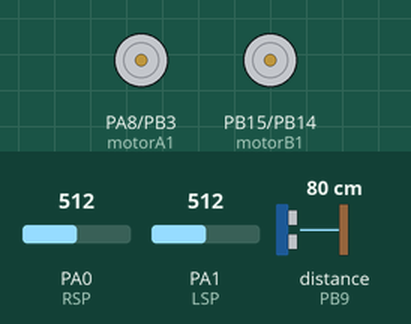
Bench run of a sketch on a simulated STM32 Blue Pill. Parts: motor-driver pin pairs drawn as motors (green arrow = first pin HIGH = forward, orange = second pin HIGH = backward, longer = more drive). Wiring (inferred from the names in the program): ultrasonic range finder: trigger PA10; echo PB9. The test bench sets the inputs (shaded band); at power-on: distance to the obstacle (sensor on PB9) 80 cm, PA0 (RSP) = 512, PA1 (LSP) = 512. The echo pulse lasts 58.3 µs per cm.

Above: at 1.2 s.
1.3 s: distance to the obstacle (sensor on PB9) set to 17 cm
2.8 s: distance to the obstacle (sensor on PB9) set to 14 cm
At 5.6 s:
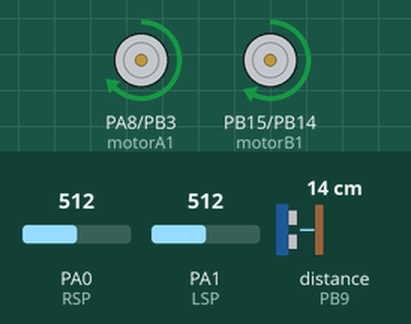
5.8 s: distance to the obstacle (sensor on PB9) set to 18 cm
At 7.3 s:
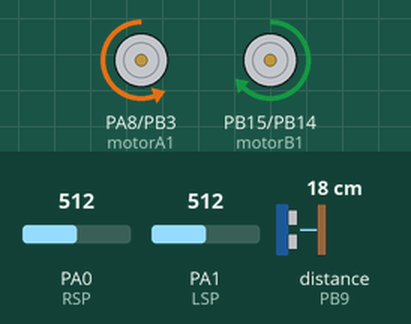
8.5 s: PA0 (RSP) set to 53
10.0 s: PA0 (RSP) set to 45
At 10.9 s:
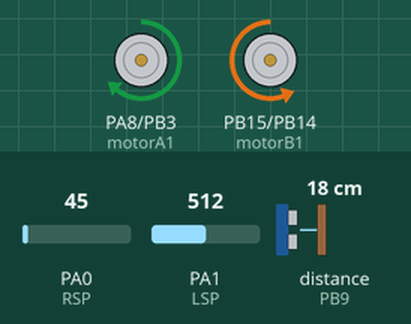
11.5 s: PA1 (LSP) set to 53
13.0 s: PA1 (LSP) set to 47
At 14.4 s:
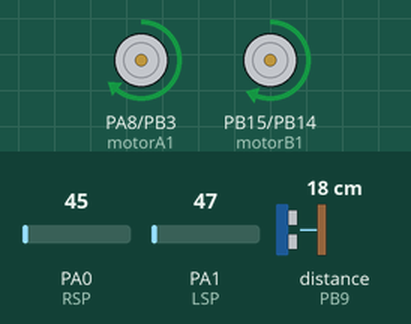
Timing chart, 0 to 15.5 s (numbered marks = the images above; inputs shaded):
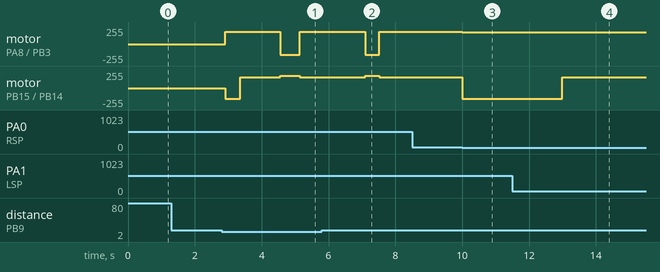

The sketch:

5482526_assignment_4.ino
```cpp
/**
* Student name: Ariel Potolski Eilat
* Student number: 5482526
*
*/

// Motor pins
const uint32_t motorA1 = PA8; //move front
const uint32_t motorA2 = PB3; //move back
const uint32_t motorB1 = PB15; //move front
const uint32_t motorB2 = PB14; //move back

// infrared sensor pins (orientation by looking from the back)
const uint32_t RSP = PA0; // sensor on the same side as motorA
const uint32_t LSP = PA1; // sensor on the same side as motorB

// Ultrasonic sensor pins
const uint32_t EPF = PB9; // echoPin front sensor
const uint32_t TPF = PA10; // trigPin front sensor

//Gobal variables
uint32_t distanceFront; // distance from front sensor to the object
uint32_t durationFront;  // How long does it take from the time the sensor emits the wave to the time it receives the wave back

// threashold between white and black (less or equal is white, more is black)
const uint32_t thre = 50;

void setup() {
  pinMode(motorA1, OUTPUT);
  pinMode(motorA2, OUTPUT);
  pinMode(motorB1, OUTPUT);
  pinMode(motorB2, OUTPUT);
  pinMode(RSP, INPUT);
  pinMode(LSP, INPUT);
  pinMode(EPF, INPUT);
  pinMode(TPF, OUTPUT);
}

void loop() {
  digitalWrite(TPF, LOW); // clear the front ultrasonic sensor trigPin
  // trigger the front ultrasonic sensor
  delayMicroseconds(10);
  digitalWrite(TPF, HIGH);
  delayMicroseconds(10);
  digitalWrite(TPF, LOW);

  durationFront = pulseIn(EPF, HIGH);  // time passed between emitting and receiving the pulse
  distanceFront = durationFront * 0.034 / 2;  // equation to calculate the distance to the object

  int LSA = analogRead(LSP);  // read the values received by the left sensor
  int RSA = analogRead(RSP);  // read the values received by the right sensor

  if (distanceFront < 15) {  // then robot needs to avoid the object
    goAround();
  }

  if (LSA <= thre && RSA <= thre) {  // both are on white
    // straight
    analogWrite(motorA1, 180);
    analogWrite(motorA2, 0);
    analogWrite(motorB1, 160);
    analogWrite(motorB2, 0);
    delayMicroseconds(2);
  } else if (LSA > thre && RSA <= thre) { // left sensor is on the line
    // adjust to the left
    analogWrite(motorA1, 180);
    analogWrite(motorA2, 0);
    analogWrite(motorB1, 0);
    analogWrite(motorB2, 160);
    delayMicroseconds(2);
  } else if (RSA > thre && LSA <= thre) { // right sensor is on the line
    //adjust to the right
    analogWrite(motorA1, 0);
    analogWrite(motorA2, 165);
    analogWrite(motorB1, 170);
    analogWrite(motorB2, 0);
    delayMicroseconds(2);
  }
}

/**
* Function that handles the object avoidance, once the object is detected.
*/
void goAround() {
  stop();
  delay(100);

  turnLeft();
  delay(450);

  goStraight();
  delay(1200);

  turnRight();
  delay(590);

  goStraight();
  delay(1950);

  turnRight();
  delay(420);

  goStraight();
  delay(300);
}

void turnLeft() {
  analogWrite(motorA1, 185);
  analogWrite(motorA2, 0);
  analogWrite(motorB1, 0);
  analogWrite(motorB2, 160);
}

void goStraight() {
  analogWrite(motorA1, 185);
  analogWrite(motorA2, 0);
  analogWrite(motorB1, 165);
  analogWrite(motorB2, 0);
}

void turnRight() {
  analogWrite(motorA1, 0);
  analogWrite(motorA2, 160);
  analogWrite(motorB1, 185);
  analogWrite(motorB2, 0);
}

void stop() {
  analogWrite(motorA1, 0);
  analogWrite(motorA2, 0);
  analogWrite(motorB1, 0);
  analogWrite(motorB2, 0);
}
```

Measured:
- the behaviour switches between 16 and 15 cm on distance to the obstacle (sensor on PB9) (found by bisection; images 0 and 1)
- the behaviour switches between 51 and 50 on PA0 (RSP) (found by bisection; images 2 and 3)
- the behaviour switches between 51 and 50 on PA1 (LSP) (found by bisection; images 3 and 4)
- after the input at 1.3 s, every drawn part: stays the same
- after the input at 2.8 s, motor on PA8 (motorA1) / PB3 (motorA2): stopped → forward 185/255 after 0.10 s, → backward 160/255 1.7 s later, → forward 185/255 0.59 s later; motor on PB15 (motorB1) / PB14 (motorB2): stopped → backward 160/255 after 0.10 s, → forward 165/255 0.45 s later, → forward 185/255 1.2 s later, → forward 165/255 0.59 s later
- after the input at 5.8 s, motor on PA8 (motorA1) / PB3 (motorA2): goes on until 7.5 s, then stays forward 185/255; motor on PB15 (motorB1) / PB14 (motorB2): goes on until 7.5 s, then stays forward 165/255
- after the input at 8.5 s, every drawn part: stays the same
- after the input at 10.0 s, motor on PA8 (motorA1) / PB3 (motorA2): forward 185/255 → forward 180/255 at once; motor on PB15 (motorB1) / PB14 (motorB2): forward 165/255 → backward 160/255 at once
- after the input at 11.5 s, every drawn part: stays the same
- after the input at 13.0 s, motor on PB15 (motorB1) / PB14 (motorB2): backward 160/255 → forward 160/255 at once
